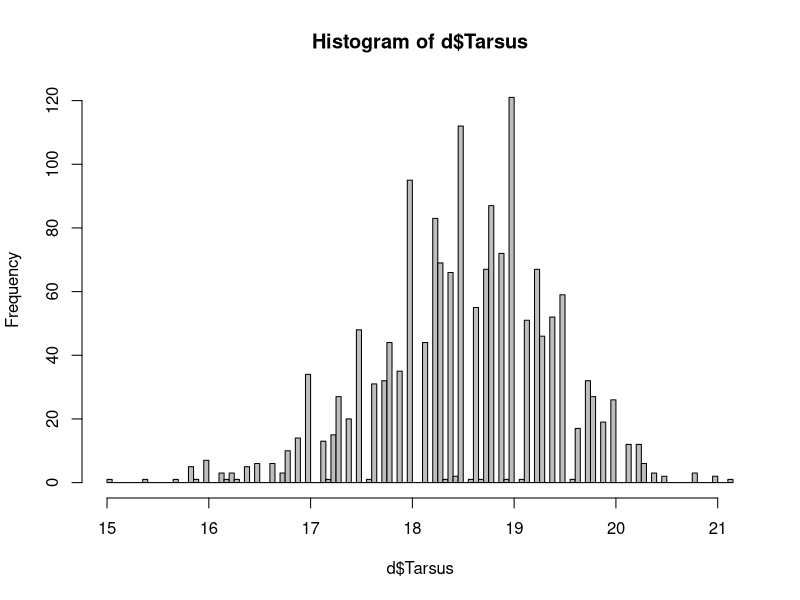
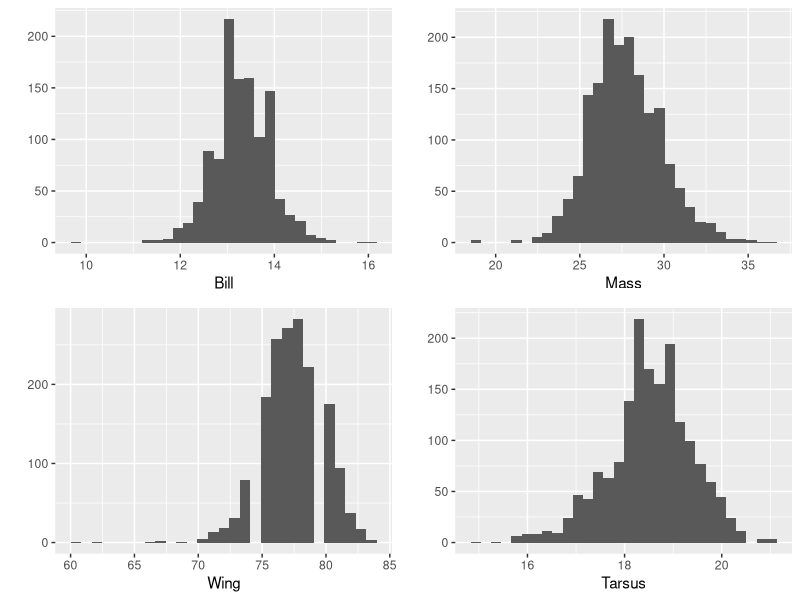

These figures' R source, in order:
getwd()
#setwd("Week4/Code")
myNumericVector <- c(1.3,2.5,1.9,3.4,5.6,1.4,3.1,2.9)
myCharacterVector <- c("low","low","low","low","high","high","high","high")
myLogicalVector <- c(TRUE,TRUE,FALSE,FALSE,TRUE,TRUE,FALSE,FALSE)

str(myNumericVector)
str(myCharacterVector)

myMixedVector <-c(1, TRUE, FALSE, 3, "help", 1.2, TRUE, "notwhatIplanned")
str(myMixedVector)

library(lme4)
require(lme4)

rm(list = ls())

ls(envir = .GlobalEnv)

d <- read.table("../Data/SparrowSize.txt", header = T)
str(d)

#require("somebullshit")
#library("somebullshit")

head(d)

mode(c(0,0,0,0,1,2,2))

hist(d$Tarsus, breaks = 100, col="grey")

require(ggplot2)
require(gridExtra)
#install.packages('gridExtra')


p1 <- qplot(Bill, data = d, geom =  "histogram")
p2 <- qplot(Mass, data = d, geom =  "histogram")
p3 <- qplot(Wing, data = d, geom =  "histogram")
p4 <- qplot(Tarsus, data = d, geom =  "histogram")


grid.arrange(p1, p2, p3, p4, nrow = 2)



mean(d$Bill, na.rm = T)
var(d$Bill, na.rm = T)
sqrt(var(d$Bill, na.rm = T))

mean(d$Mass, na.rm = T)
var(d$Mass, na.rm = T)
sqrt(var(d$Mass, na.rm = T))